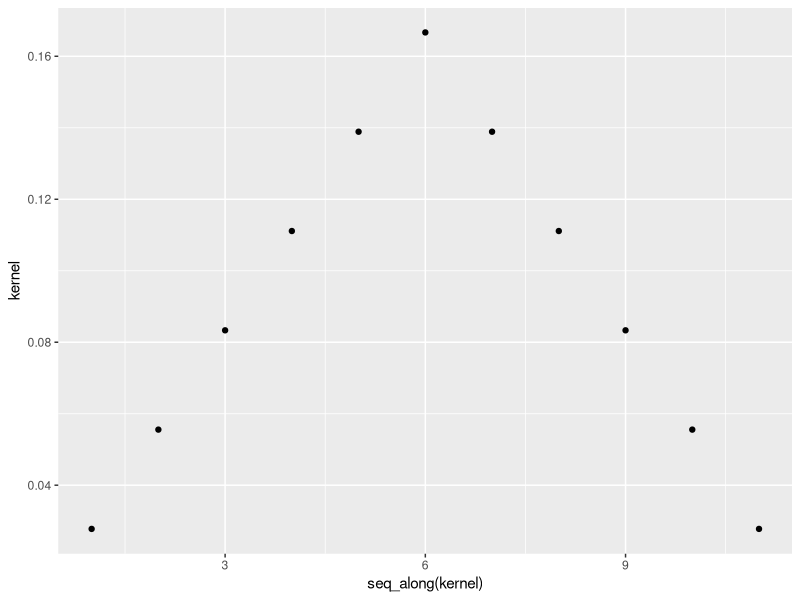
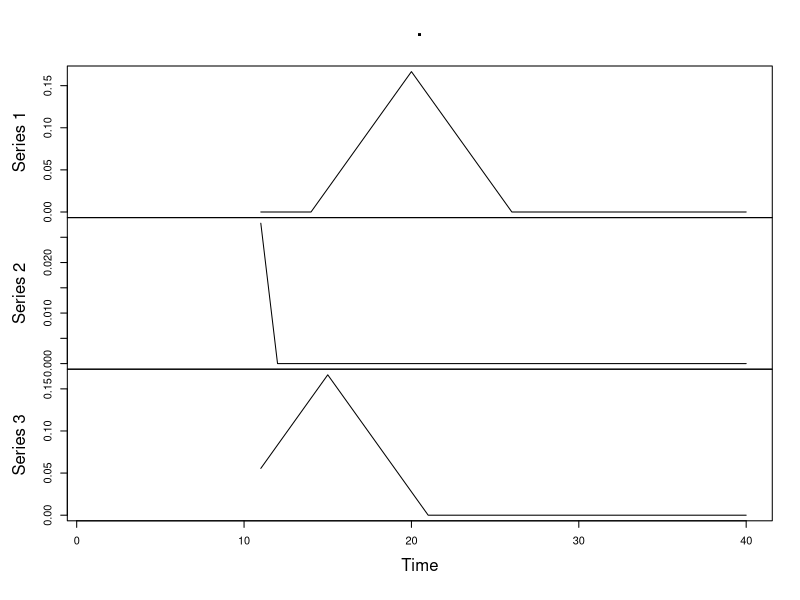

The R script that drew these images, in order:
library(tidyverse)

kernel <- c(1:6, 5:1)
kernel <- kernel / sum(kernel)
kernel
qplot(seq_along(kernel), kernel)

X <- matrix(0, nrow = 40, ncol = 3)
X[15, 1] <- 1
X[1, 2] <- 1
X[10, 3] <- 1

stats::filter(X, kernel, method = "convolution")
stats::filter(X, 0.5, method = "convolution")

cx <- stats::filter(X, kernel, method = "conv", sides = 1)
cx
cx %>% plot()
